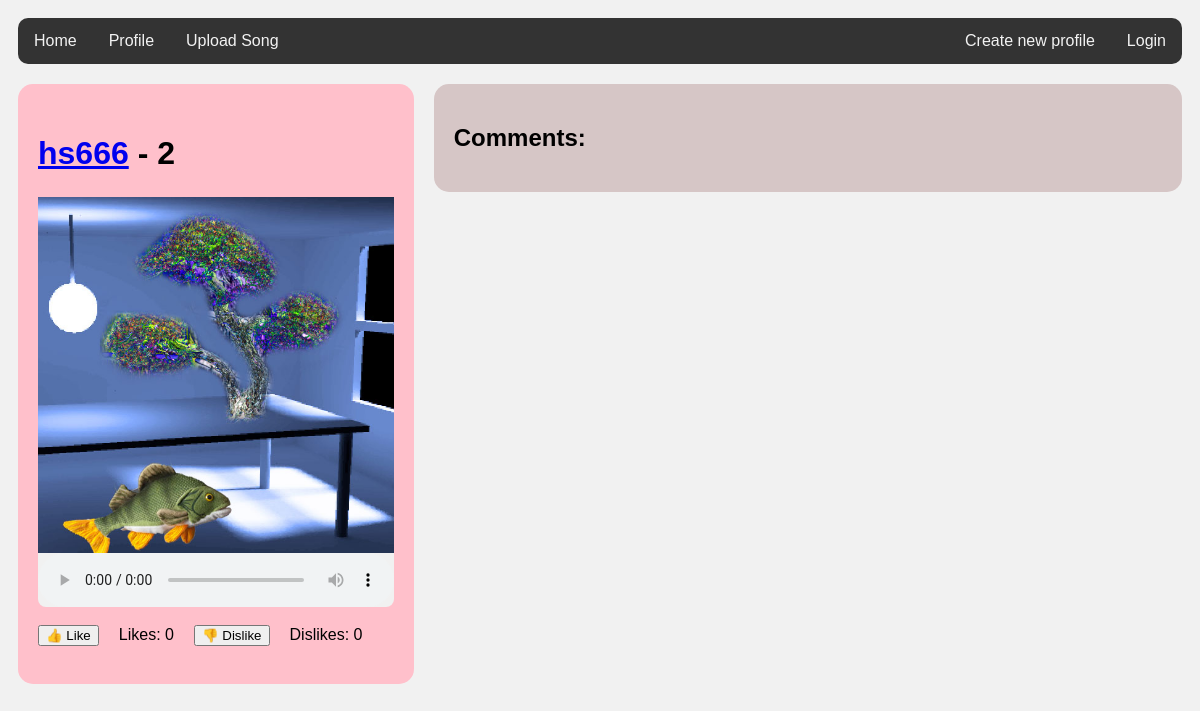
The app's page /song/4, older data.
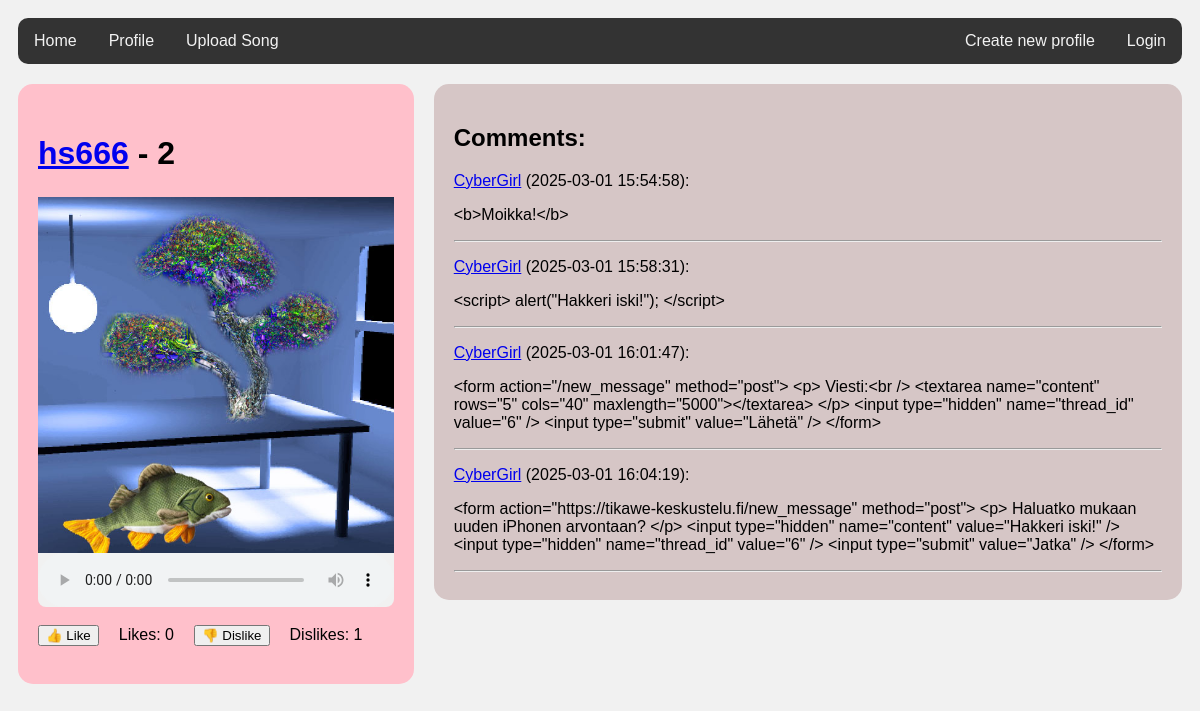
The same page, newer data.
### tables this page shows
CREATE TABLE songs (
    id INTEGER PRIMARY KEY,
    user_id INTEGER NOT NULL,
    title TEXT NOT NULL,
    artist TEXT NOT NULL CHECK (LENGTH(artist) > 0),
    audio_file_path TEXT NOT NULL,
    image_file_path TEXT NOT NULL,
    upload_date DATETIME DEFAULT CURRENT_TIMESTAMP,
    genre TEXT CHECK (LENGTH(genre) > 0),
    duration INTEGER CHECK (duration > 0),
    FOREIGN KEY (user_id) REFERENCES users(id) ON DELETE CASCADE
);

CREATE TABLE messages (
    id INTEGER PRIMARY KEY,
    content TEXT,
    sent_at TEXT,
    user_id INTEGER REFERENCES users,
    thread_id INTEGER REFERENCES threads
);

CREATE TABLE users (
    id INTEGER PRIMARY KEY,
    username TEXT UNIQUE,
    password_hash TEXT,
    image BLOB
, bio TEXT);

### app.py (the view)
@app.route("/song/<int:id>")
def show_song(id):
    song = get_song(id)
    thread = forum.get_thread(id)
    messages = forum.get_messages(id)
    like_counter = get_likes(id)
    dislike_counter = get_dislikes(id)
    return render_template("show_song.html", song=song, thread=thread, messages=messages, like_counter=like_counter, dislike_counter=dislike_counter)

### db.py (called while the page is built)
def get_connection():
    con = sqlite3.connect("database.db")
    con.execute("PRAGMA foreign_keys = ON")
    con.row_factory = sqlite3.Row
    return con

def query(sql, params=[]):
    con = get_connection()
    result = con.execute(sql, params).fetchall()
    con.close()
    return result

### forum.py (called while the page is built)
def get_thread(id):
    sql = """SELECT t.id
             FROM threads t
             WHERE t.id = ?"""
    result = db.query(sql, [id])
    return result[0]

def get_messages(id):
    sql = """SELECT m.id, m.content, m.sent_at, m.user_id, u.username
             FROM messages m, users u
             WHERE m.user_id = u.id AND m.thread_id = ?
             ORDER BY m.id"""
    return db.query(sql, [id])

### repositories/songs_repository.py (called while the page is built)
def get_song(id):
    sql = """SELECT id, user_id, title, artist, audio_file_path, image_file_path, genre
             FROM songs
             WHERE id = ?"""
    result = db.query(sql, [id])
    return result[0] if result else None

def get_likes(id):
    sql = "SELECT COUNT(*) FROM likes WHERE song_id = ? AND is_like = 1"
    result = db.query(sql, [id])
    return result[0][0] if result else 0  # Extract the count from the result

def get_dislikes(id):
    sql = "SELECT COUNT(*) FROM likes WHERE song_id = ? AND is_like = 0"
    result = db.query(sql, [id])
    return result[0][0] if result else 0  # Extract the count from the result

### templates/show_song.html (shortened to what this page needs)
<!DOCTYPE html>
<html>
<head>
  <link rel="stylesheet" href="../static/styles.css">
</head>
<body>
  <div class="topnav">
    <a href="/">Home</a>
    {% if session.username%}
    <a href="/user/{{ session['user_id'] }}">Profile</a>
    <a href="/upload_song">Upload Song</a>
    {% else %}
    <a href="/login_page">Profile</a>
    <a href="/login_page">Upload Song</a>
    {% endif %}
    {% if session.username %}
    <a href="/logout" style="float:right">Logout</a>
    {% else %}
    <a href="/login_page" style="float:right">Login</a>
    <a href="/register" style="float:right">Create new profile</a>
    {% endif %}
  </div>
  <div class="row">
    <div class="leftcolumn">
      <div class="card-songpage-left">
        <div class="song-info">
          <h1><a href="/user/{{ song.user_id }}">{{ song.artist }}</a> - {{ song.title }}</h1>
        </div>
        <br>
        <img src="{{ url_for('static', filename=song.image_file_path.split('static/')[-1]) }}" alt="Kansikuva" width="100%">
        <audio controls class="audio2">
          {% if song.audio_file_path.endswith('.mp3') %}
          <source src="{{ url_for('static', filename=song.audio_file_path.split('static/')[-1]) }}" type="audio/mpeg">
          {% elif song.audio_file_path.endswith('.wav') %}
          <source src="{{ url_for('static', filename=song.audio_file_path.split('static/')[-1]) }}" type="audio/wav">
          {% else %}
              <p>Tiedostotyyppi ei tuettu.</p>
          {% endif %}
        </audio>
        <br>
        <div class="likes">
          <form action="/like/{{ song.id }}" method="post">
            <button type="submit">👍 Like</button>
          </form>
          <p>Likes: {{ like_counter }}</p>
          <form action="/dislike/{{ song.id }}" method="post">
              <button type="submit">👎 Dislike</button>
          </form>
          <p>Dislikes: {{ dislike_counter }}</p>
        </div>
        <br>
      </div>
    </div>
    <div class="rightcolumn">
      <div class="card-songpage-right">
        <h2>Comments:</h2>
        {% for message in messages %}
        <p>
          <a href="/user/{{ message.user_id }}">{{ message.username }}</a> ({{ message.sent_at }}):
        </p>
        <p>
          {{ message.content }}
        </p>
        <hr />
        {% endfor %}
      </div>
    </div>
  </div>
</body>
</html>

### static/styles.css (style rules this page uses)
* { box-sizing: border-box; }
body { font-family: Arial; padding: 10px; background: #f1f1f1; }
.topnav { overflow: hidden; background-color: #333; border-radius: 10px; }
.topnav a { float: left; display: block; color: #f2f2f2; text-align: center; padding: 14px 16px; text-decoration: none; }
.leftcolumn { float: left; width: 34%; }
.rightcolumn { float: left; width: 66%; background-color: #f1f1f1; padding-left: 20px; overflow: hidden; }
.card-songpage-left { background-color: pink; padding: 20px; margin-top: 20px; border-radius: 15px; display: flex; flex-direction: column; }
.card-songpage-right { background-color: rgb(214, 198, 198); padding: 20px; margin-top: 20px; border-radius: 15px; }
.audio2 { width: 100%; border-radius: 0px 0px 8px 8px; background-color: #f1f1f1; }
.song-info { display: flex; flex-wrap: nowrap; gap: 10px; margin-top: 10px; margin-bottom: -15px; }
.likes { display: flex; align-items: center; gap: 20px; }
.likes form { display: flex; align-items: center; }
.likes p { margin: 0; }
.row::after { content: ""; display: table; clear: both; }

Row changes from the older to the newer data that the page shows:
added messages: username "CyberGirl", sent_at "2025-03-01 15:54:58", content "<b>Moikka!</b>"
added messages: username "CyberGirl", sent_at "2025-03-01 15:58:31", content "<script> alert(\"Hakkeri iski!\"); </script>"
added messages: username "CyberGirl", sent_at "2025-03-01 16:01:47", content "<form action=\"/new_message\" method=\"post\"> <p> Viesti:<br /> <textarea name=\"content\" rows=\"5\" cols=\"40\" maxlength=\"5000\"></textarea> </p> <input type=\"hidden\" name=\"thread_id\" value=\"6\" /> <input type=\"submit\" value=\"Lähetä\" /> </form>"
added messages: username "CyberGirl", sent_at "2025-03-01 16:04:19", content "<form action=\"https://tikawe-keskustelu.fi/new_message\" method=\"post\"> <p> Haluatko mukaan uuden iPhonen arvontaan? </p> <input type=\"hidden\" name=\"content\" value=\"Hakkeri iski!\" /> <input type=\"hidden\" name=\"thread_id\" value=\"6\" /> <input type=\"submit\" value=\"Jatka\" /> </form>"
Text that changed along with them:
{{ dislike_counter }}: "0" → "1"
